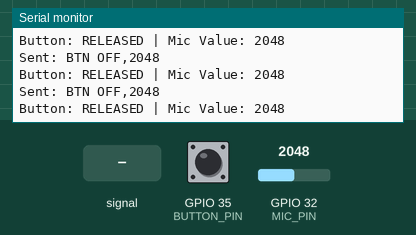
Simulated run of this sketch. Board: ESP32. Parts: the last lines printed to the serial monitor. The inputs (shaded band) are chosen by the test bench; at power-on: GPIO 35 (BUTTON_PIN) HIGH, GPIO 32 (MIC_PIN) = 2048. No radio packets arrive unless stated.

Above: at 1.2 s.
1.3 s: GPIO 35 (BUTTON_PIN) pulled LOW for 0.2 s
At 1.31 s:
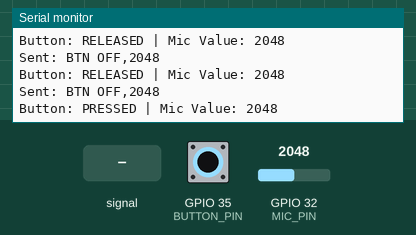
3.0 s: GPIO 32 (MIC_PIN) fed a 200 Hz sine of ±327 counts around its level
At 3.08 s:
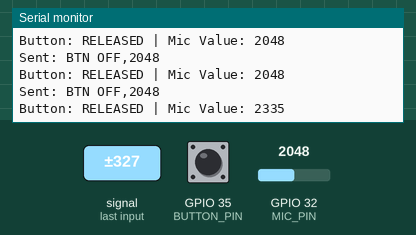
4.5 s: GPIO 32 (MIC_PIN) set to 2866
At 4.52 s:
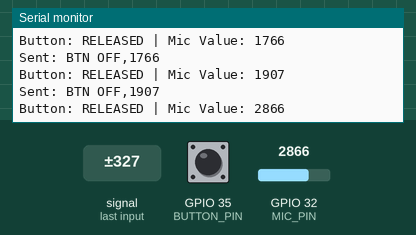
6.0 s: GPIO 35 (BUTTON_PIN) pulled LOW for 1 s
At 6.12 s:
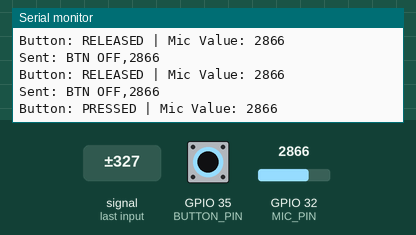
8.5 s: GPIO 32 (MIC_PIN) fed a 1000 Hz sine of ±1023 counts around its level
At 8.53 s:
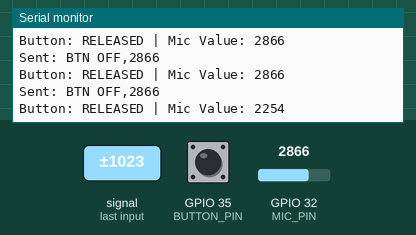
10.0 s: GPIO 32 (MIC_PIN) set to 2047
At 10.14 s:
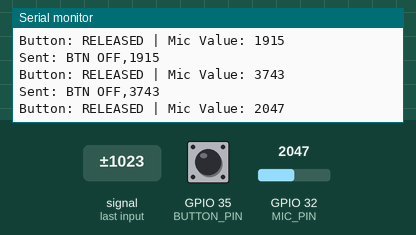
Timing chart, 0 to 12.5 s (numbered marks = the images above; inputs shaded):
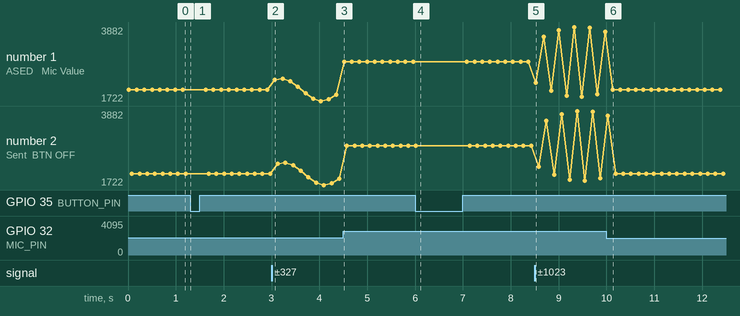

The sketch:

transmitter.ino
```cpp
#include <SPI.h>
#include <LoRa.h>

#define BUTTON_PIN 35
#define MIC_PIN 32
#define LORA_CS 5
#define LORA_RST 14
#define LORA_DIO0 2

const int micThreshold = 1200;

void setup() {
    pinMode(BUTTON_PIN, INPUT_PULLUP);
    Serial.begin(9600);

    LoRa.setPins(LORA_CS, LORA_RST, LORA_DIO0);

    if (!LoRa.begin(433E6)) {
        Serial.println("LoRa init failed. Check connections.");
        while (true);
    }

    Serial.println("LoRa Transmitter Initialized");
}

void loop() {
    bool buttonState = digitalRead(BUTTON_PIN);
    int micValue = analogRead(MIC_PIN);

    Serial.print("Button: ");
    Serial.print(buttonState == LOW ? "PRESSED" : "RELEASED");
    Serial.print(" | Mic Value: ");
    Serial.println(micValue);

    if (buttonState == LOW && micValue > micThreshold) {
        LoRa.beginPacket();
        LoRa.print("BTN ON,");
        LoRa.print(micValue);
        LoRa.endPacket();

        Serial.print("Sent: BTN ON,");
        Serial.println(micValue);
    } else {
        LoRa.beginPacket();
        LoRa.print("BTN OFF,");
        LoRa.print(micValue);
        LoRa.endPacket();

        Serial.print("Sent: BTN OFF,");
        Serial.println(micValue);
    }

    delay(100);
}
```

Measured:
- after the input at 1.3 s, the serial monitor: prints a new line at once (image 1)
- after the input at 3.0 s, the serial monitor: prints a new line after 0.07 s (image 2)
- after the input at 4.5 s, the serial monitor: prints a new line at once (image 3)
- after the input at 6.0 s, the serial monitor: prints a new line after 0.12 s (image 4)
- after the input at 8.5 s, the serial monitor: prints a new line at once (image 5)
- after the input at 10.0 s, the serial monitor: prints a new line after 0.13 s (image 6)
- plotted number 1: 2048 → 1907 after the input at 3.0 s, 1907 → 2866 after the input at 4.5 s, 2866 → 3743 after the input at 8.5 s, 3743 → 2047 after the input at 10.0 s
- plotted number 2: 2048 → 1907 after the input at 3.0 s, 1907 → 2866 after the input at 4.5 s, 2866 → 1915 after the input at 8.5 s, 1915 → 2047 after the input at 10.0 s
